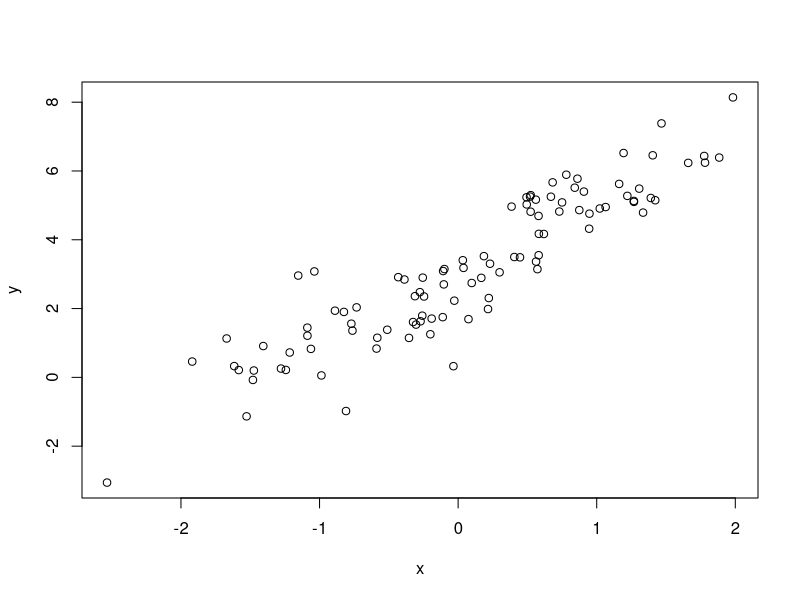
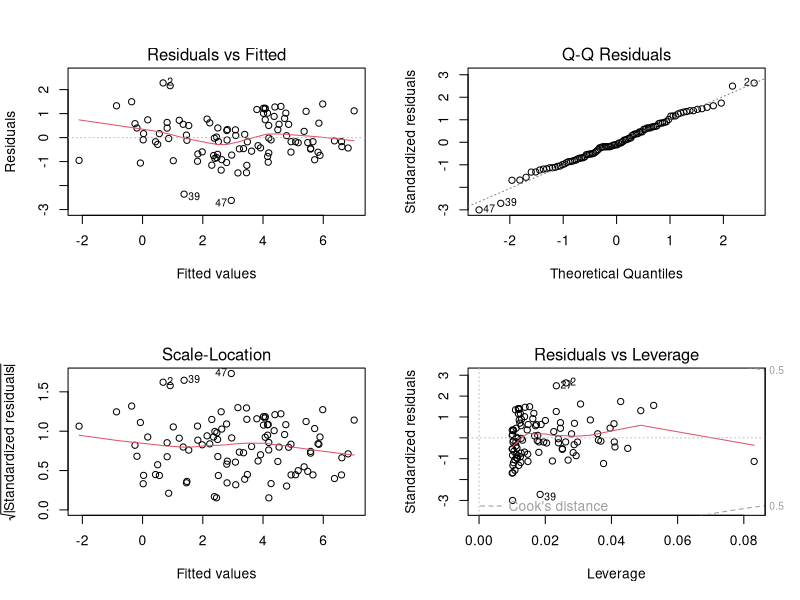
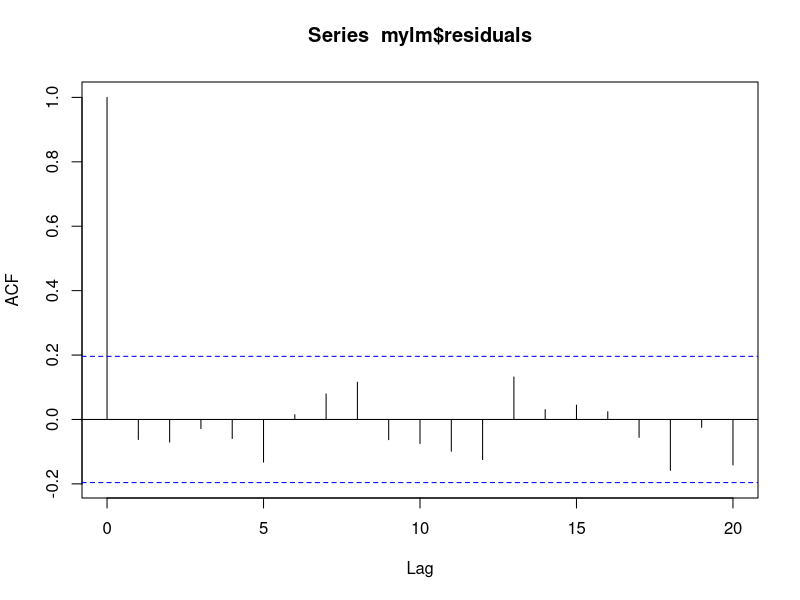
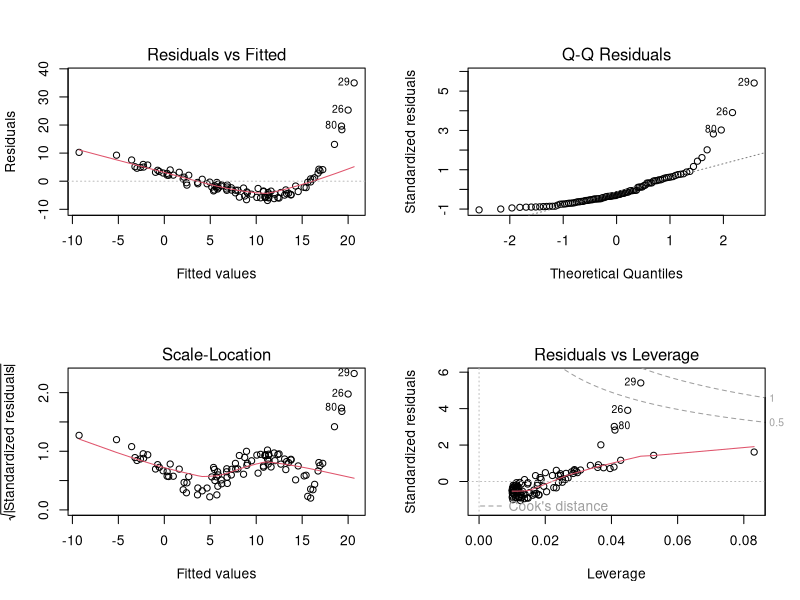
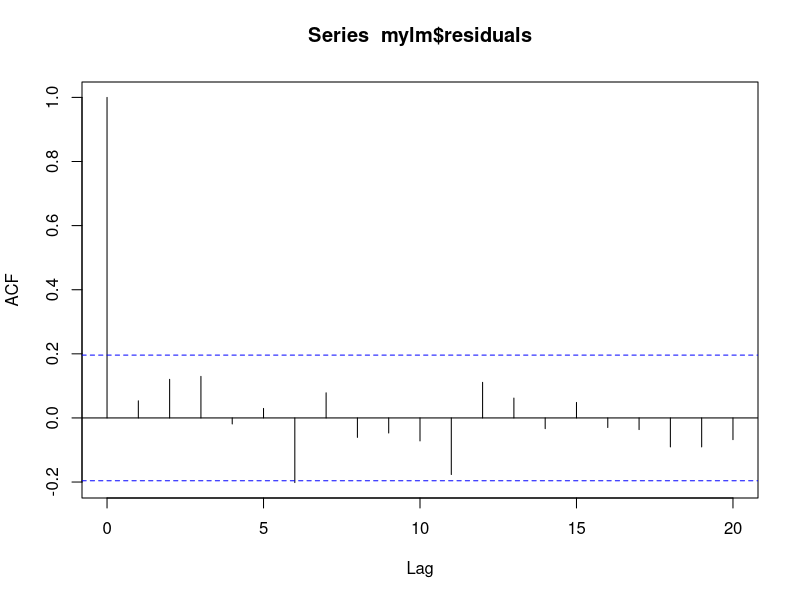
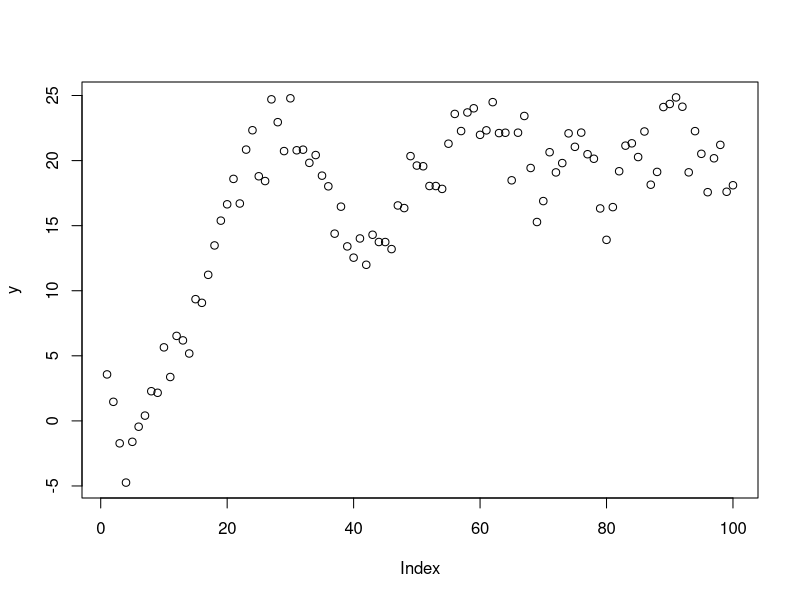
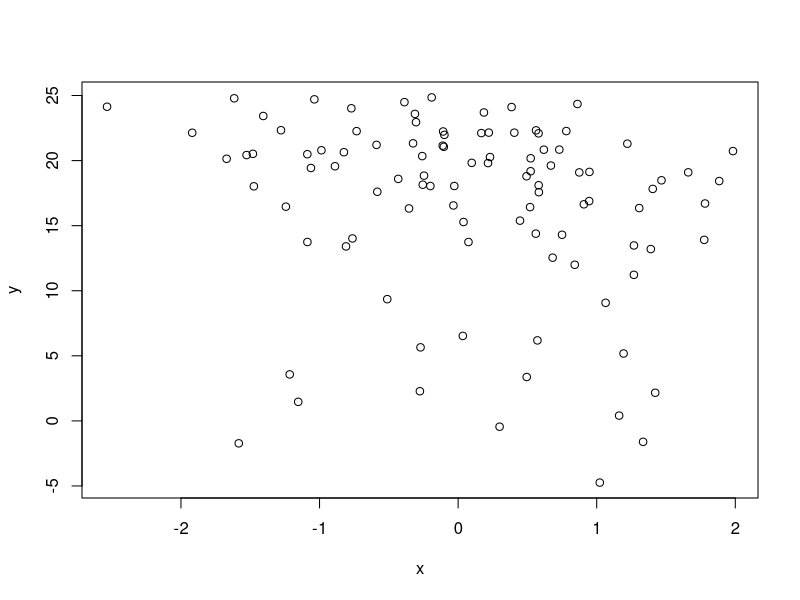
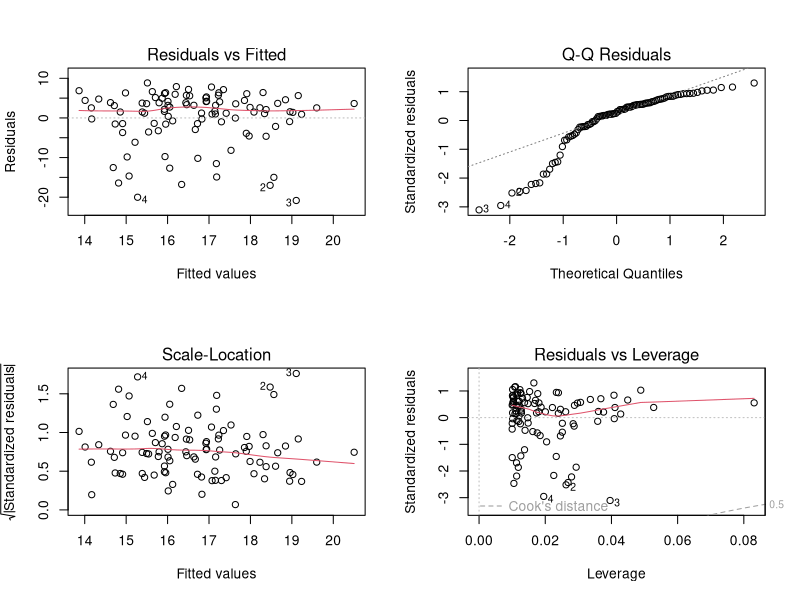

These charts were generated, in order, by the following R code:
## ---- chunk 1
#make up some data
x <- rnorm(100)
y <- 2 * x + 3 + rnorm(length(x))
plot(x, y)
## ---- chunk 2
mylm <- lm(y~x)
## ---- chunk 3
#2x2 plotting window
par(mfrow=c(2,2))
plot(mylm)
## ---- chunk 4
shapiro.test(mylm$residuals)
## ---- chunk 5
par(mfrow=c(1,1))
acf(mylm$residuals)
## ---- chunk 6
summary(mylm)
## ---- chunk 7
y <- exp(2*x)+3+rnorm(100)
mylm <- lm(y~x)
par(mfrow=c(2,2))
plot(mylm)
shapiro.test(mylm$residuals)
par(mfrow=c(1,1))
acf(mylm$residuals)
## ---- chunk 8
y <- 2*diffinv(x[1:99])+3+rnorm(100)
plot(y)
plot(x,y)
mylm <- lm(y~x)
par(mfrow=c(2,2))
plot(mylm)
shapiro.test(mylm$residuals)
par(mfrow=c(1,1))
acf(mylm$residuals)
## ---- chunk 9
x <- rnorm(100)
y <- 2*x+3+rnorm(100)
mylm <- lm(y~x)
## ---- chunk 10
coef(mylm)
confint(mylm)
## ---- chunk 11
newx <- data.frame(x=-5:5)
my.predict <- predict(mylm,newdata=newx,interval="conf")
plot(x,y,xlim=c(-5,5),ylim=c(-8,14))
lines(newx$x,my.predict[,"fit"],col="red")
lines(newx$x,my.predict[,"lwr"],col="red",lty=2)
lines(newx$x,my.predict[,"upr"],col="red",lty=2)
## ---- chunk 12
z <- rnorm(100)
mycor <- data.frame(x,y,z)
cor(mycor)
pairs(mycor)
## ---- chunk 13
summary(lm(y~x+z,data=mycor))
## ---- chunk 14
dat1 <- data.frame(Year=2000:2010,temp=c(rnorm(10),0))
dat2 <- data.frame(Year=1999:2006,co2=c(rnorm(7),0)) 
merge(dat1,dat2)
merge(dat1,dat2,all.x=TRUE)
merge(dat1,dat2,by.x=2,by.y=2)
## ---- chunk 15
#load data
co2 <- read.table("lab_co2.txt",header=TRUE)
temp <- read.csv("lab_temp.csv")
pop <- read.csv("lab_population.csv")
## ---- chunk 16
str(co2)
range(co2$year)
str(temp)
range(temp$Year)
str(pop)
range(pop$year)
## ---- chunk 17
#we want column for year, month, temp
head(temp)
temp.long <- reshape(temp, varying = list(2:13), idvar = "Year", direction = "long")
colnames(temp.long) <- c("year", "month", "temp")
rownames(temp.long) <- c()
head(temp.long)
co2.agg.month <- aggregate(ppm~year+month,FUN=mean,data=co2)
reshape(co2.agg.month, timevar="month", v.names="ppm", idvar="year", direction="wide")
## ---- chunk 18
temp.agg <- aggregate(temp~year,FUN=mean,data=temp.long)
co2.agg <- aggregate(ppm~year,FUN=mean,data=co2)
pop.agg <- aggregate(popsize~year,FUN=mean,data=pop)
## ---- chunk 19
merged <- merge(co2.agg,temp.agg,by="year")
merged <- merge(merged,pop.agg,by="year")
## ---- chunk 20
par(mfrow=c(3,1))
plot(temp~year,data=temp.agg)
plot(ppm~year,data=co2.agg)
plot(popsize~year,data=pop.agg)
## ---- chunk 21
mod.lm.temp <- lm(temp~year,data=temp.agg)
mod.lm.co2 <- lm(ppm~year,data=co2.agg)
mod.lm.pop <- lm(popsize~year,data=pop.agg)
## ---- chunk 22
qqnorm(mod.lm.temp$residuals,main="raw temperature")
qqline(mod.lm.temp$residuals,col="red")

qqnorm(mod.lm.co2$residuals,main="raw emissions")
qqline(mod.lm.co2$residuals,col="red")

qqnorm(mod.lm.pop$residuals,main="raw population")
qqline(mod.lm.pop$residuals,col="red")
## ---- chunk 23
mod.lm.ltemp <- lm(log10(temp)~year,data=temp.agg)
mod.lm.lco2 <- lm(log10(ppm)~year,data=co2.agg)
mod.lm.lpop <- lm(log10(popsize)~year,data=pop.agg)

qqnorm(mod.lm.ltemp$residuals,main="log temperature")
qqline(mod.lm.ltemp$residuals,col="red")

qqnorm(mod.lm.lco2$residuals,main="log emissions")
qqline(mod.lm.lco2$residuals,col="red")

qqnorm(mod.lm.lpop$residuals,main="log population")
qqline(mod.lm.lpop$residuals,col="red")
## ---- chunk 24
summary(mod.lm.temp)
summary(mod.lm.co2)
summary(mod.lm.pop)
## ---- chunk 25
newdata <- data.frame(year=seq(from=1880, to=2050,by=1))
#predict responses
pred.temp <- predict(mod.lm.temp,newdata=newdata,interval="conf")
pred.co2 <- predict(mod.lm.co2,newdata=newdata,interval="conf")
pred.pop <- predict(mod.lm.pop,newdata=newdata,interval="conf")
## ---- chunk 26
#temperature
plot(temp.agg$year,temp.agg$temp,xlim=c(min(temp.agg$year),2050),ylim=c(13.4,15.1),xlab="Year",ylab=expression(paste("temperature(",degree,"C)")))
lines(newdata$year,pred.temp[,"fit"], col="red",lty=1,lwd=2)
lines(newdata$year,pred.temp[,"upr"], col="red",lty=1,lwd=1)
lines(newdata$year,pred.temp[,"lwr"], col="red",lty=1,lwd=1)
#emissions
plot(co2.agg$year,co2.agg$ppm,xlim=c(min(co2.agg$year),2050),ylim=c(200,500),xlab="Year",ylab=expression(paste("co2(",degree,"C)")))
lines(newdata$year,pred.co2[,"fit"], col="red",lty=1,lwd=2)
lines(newdata$year,pred.co2[,"upr"], col="red",lty=1,lwd=1)
lines(newdata$year,pred.co2[,"lwr"], col="red",lty=1,lwd=1)

#pop
plot(pop.agg$year,pop.agg$popsize,xlim=c(min(pop.agg$year),2050),ylim=c(2.1e9,1e10),xlab="Year",ylab=expression(paste("pop size(",degree,"C)")))
lines(newdata$year,pred.pop[,"fit"], col="red",lty=1,lwd=2)
lines(newdata$year,pred.pop[,"upr"], col="red",lty=1,lwd=1)
lines(newdata$year,pred.pop[,"lwr"], col="red",lty=1,lwd=1)
## ---- chunk 27
tail(pred.pop)
## ---- chunk 28
cor(merged)
pairs(merged)
## ---- chunk 29
lmerged <- lm(temp~ppm+popsize+year,data=merged)
summary(lmerged)
summary(mod.lm.temp)
summary(mod.lm.co2)
summary(mod.lm.pop)
